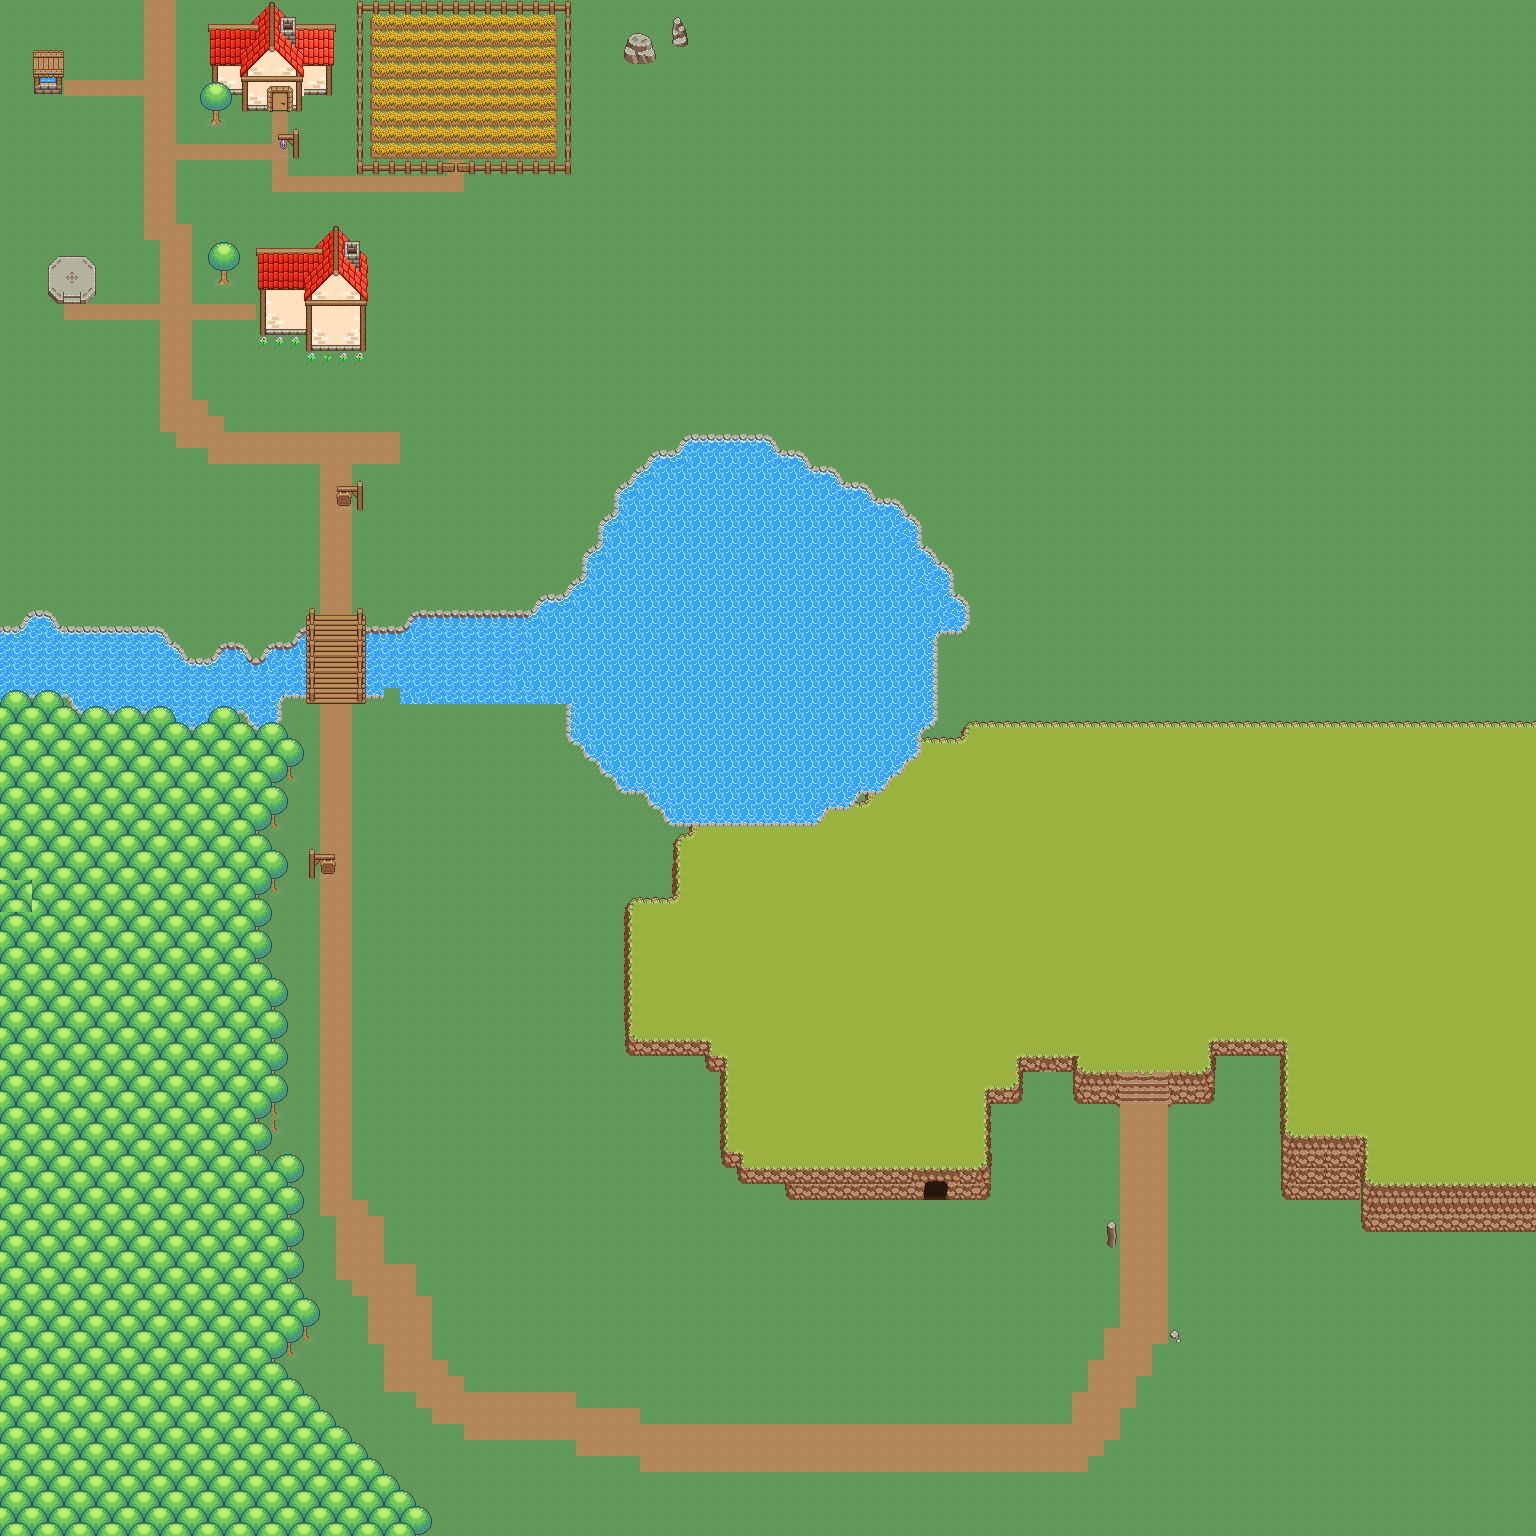

Rendered tile map (Tiled .tmx) drawn with the repository's tilesets; below, a short description and the map source with its tile grids summarised:
An orthogonal 96x96 tile map with 16x16 px tiles, 7 tile layers (ground, Hillside, back_objects, front_objects, ...), 6 tilesets.

<map version="1.10" tiledversion="1.10.2" orientation="orthogonal" renderorder="right-down" width="96" height="96" tilewidth="16" tileheight="16" infinite="0" nextlayerid="13" nextobjectid="1">
 <tileset firstgid="1" source="Village.tsx" />
 <tileset firstgid="1025" source="overworld.tsx" />
 <tileset firstgid="2049" source="player.tsx" />
 <tileset firstgid="2061" source="heart_containers.tsx" />
 <tileset firstgid="2066" source="../../ui/raw/UI.tsx" />
 <tileset firstgid="3122" source="Water_Tiles.tsx" />
 <layer id="1" name="ground" width="96" height="96">
  <data>[9216 cells, 9215 non-empty, 3 distinct tile ids]</data>
 </layer>
 <layer id="9" name="Hillside" width="96" height="96">
  <data>[9216 cells, 1438 non-empty, 64 distinct tile ids]</data>
 </layer>
 <layer id="8" name="back_objects" width="96" height="96">
  <data>[9216 cells, 1362 non-empty, 129 distinct tile ids]</data>
 </layer>
 <layer id="2" name="front_objects" width="96" height="96">
  <data>[9216 cells, 246 non-empty, 100 distinct tile ids]</data>
 </layer>
 <layer id="10" name="trees" width="96" height="96">
  <data>[9216 cells, 1001 non-empty, 10 distinct tile ids]</data>
 </layer>
 <layer id="11" name="collision" width="96" height="96">
  <data>[9216 cells, 0 non-empty, 0 distinct tile ids]</data>
 </layer>
 <layer id="12" name="spawners" width="96" height="96">
  <data>[9216 cells, 0 non-empty, 0 distinct tile ids]</data>
 </layer>
</map>
